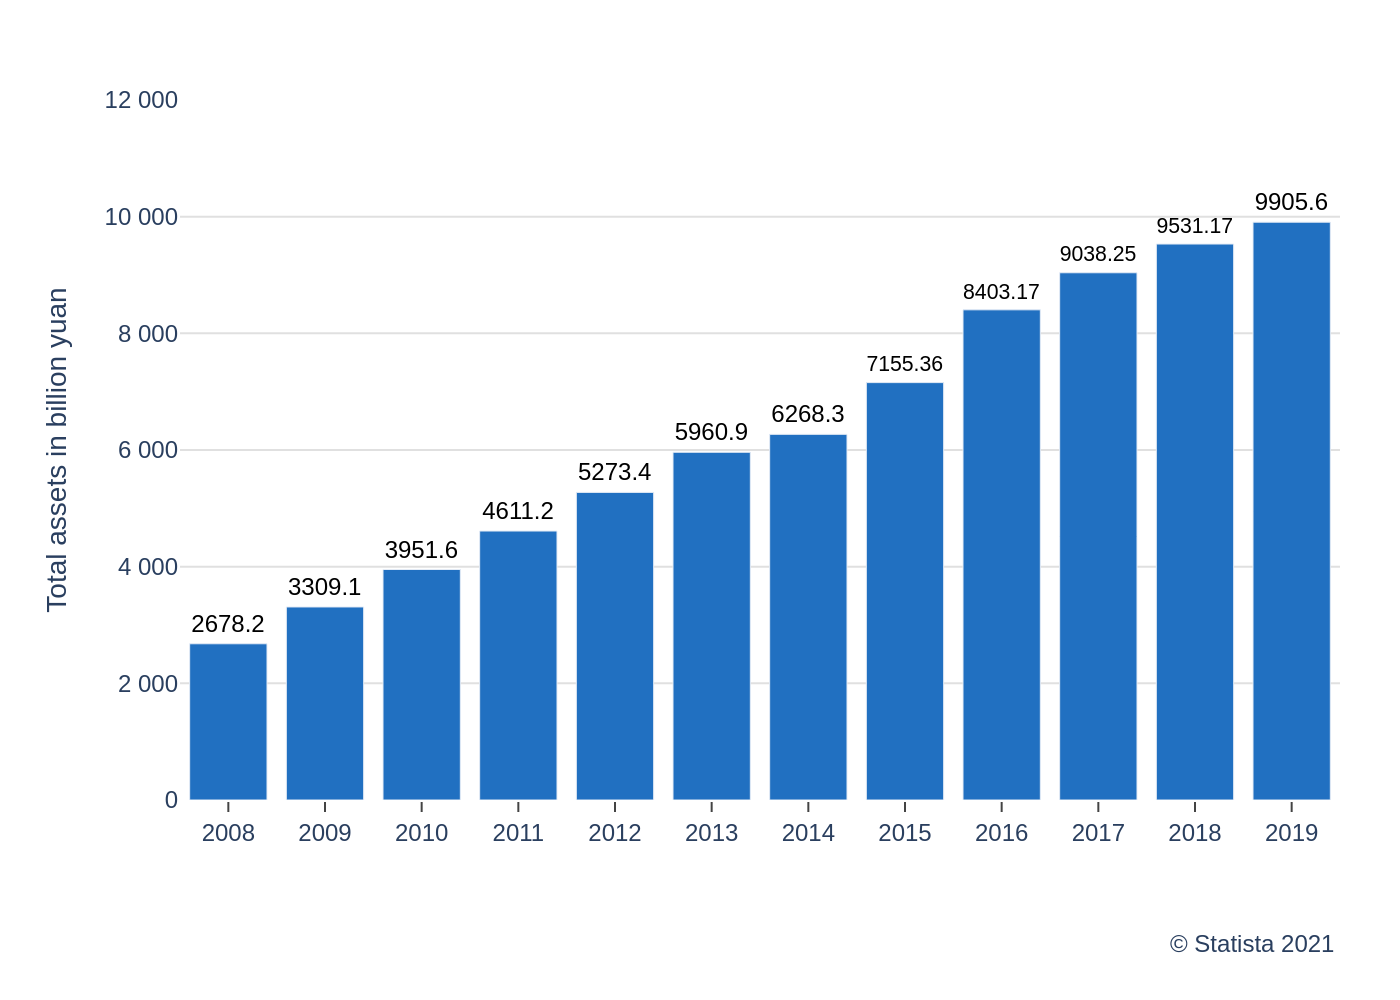

The script that drew this image:
import sys
import json
import plotly.graph_objects as go
from pathlib import Path

def main():
    """
    Main function to generate a chart from a JSON file.
    """
    if len(sys.argv) != 2:
        print("Usage: python generate_chart.py <json_file_path>")
        sys.exit(1)

    json_file_path = Path(sys.argv[1])
    if not json_file_path.is_file():
        print(f"Error: JSON file not found at '{json_file_path}'")
        sys.exit(1)

    with open(json_file_path, 'r', encoding='utf-8') as f:
        config = json.load(f)

    chart_data = config['chart_data']
    texts = config['texts']
    colors = config['colors']

    categories = [item['category'] for item in chart_data]
    values = [item['value'] for item in chart_data]
    bar_texts = [str(item['value']) for item in chart_data]

    fig = go.Figure()

    fig.add_trace(go.Bar(
        x=categories,
        y=values,
        text=bar_texts,
        textposition='outside',
        marker_color=colors[0],
        cliponaxis=False,
        textfont=dict(
            family="Arial",
            size=12,
            color='black'
        )
    ))

    y_tick_values = list(range(0, 12001, 2000))
    y_tick_labels = [f'{v:,}'.replace(',', ' ') for v in y_tick_values]

    fig.update_layout(
        font=dict(family="Arial"),
        plot_bgcolor='white',
        showlegend=False,
        xaxis=dict(
            title_text=texts.get('x_axis_title'),
            showgrid=False,
            ticks='outside',
            tickfont=dict(size=12)
        ),
        yaxis=dict(
            title_text=texts.get('y_axis_title'),
            range=[0, 12000],
            tickvals=y_tick_values,
            ticktext=y_tick_labels,
            gridcolor='#e0e0e0',
            zeroline=False,
            showline=False,
            title_font=dict(size=14),
            tickfont=dict(size=12)
        ),
        margin=dict(t=50, r=30, b=100, l=90)
    )

    annotations = []
    if texts.get('source'):
        annotations.append(
            dict(
                text=texts['source'],
                align='right',
                showarrow=False,
                xref='paper',
                yref='paper',
                x=1,
                y=-0.18,
                xanchor='right',
                yanchor='top',
                font=dict(size=12)
            )
        )
    
    fig.update_layout(annotations=annotations)


    output_path = json_file_path.with_suffix(".png")
    fig.write_image(output_path, scale=2)
    print(f"Chart saved to {output_path}")

if __name__ == "__main__":
    main()
